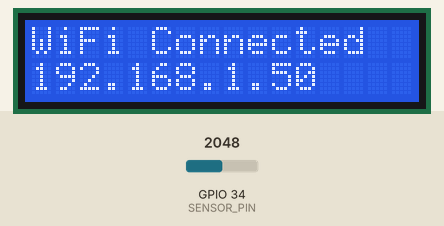
Bench run of a sketch on a simulated ESP32. On the bench: 16×2 character LCD. The test bench sets the inputs (shaded band); at power-on: GPIO 34 (SENSOR_PIN) = 2048. WiFi joins after 1.5 s; servers stay silent unless stated; uploads are accepted with an empty reply; the local clock reads 2024-03-15 10:24:30 at power-on unless the sketch sets it; what the sketch prints to the serial monitor is not drawn.

Above: at 2.2 s.
At 3.4 s:
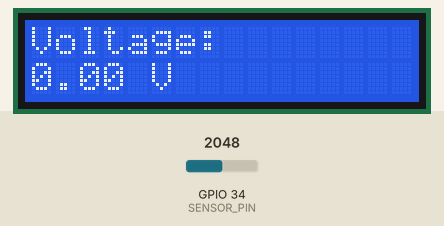

Measured:
- what the display in image 0 shows lasts 1.0 s, from 2.1 s to 3.1 s

The sketch:

esp32_voltage_monitor.ino
```cpp
#include <WiFi.h>
#include <WiFiClientSecure.h>
#include <HTTPClient.h>
#include <UniversalTelegramBot.h>
#include <Wire.h>
#include <hd44780.h>
#include <hd44780ioClass/hd44780_I2Cexp.h>
#include <time.h>

// --- Konfigurasi WiFi ---
const char* ssid = "iot";
const char* password = "12345678";

// --- Konfigurasi Telegram ---
const char* botToken = "7736997193:AAGUJ40CNqCFYX5ZBIWxv_CcyTtlEIgjjmg";
const char* chatID = "1576101845";
WiFiClientSecure telegramClient;
UniversalTelegramBot bot(botToken, telegramClient);

// --- Konfigurasi server website ---
const char* serverURL = "http://192.168.79.141:3001/api/voltage";

// --- LCD ---
hd44780_I2Cexp lcd;

// --- Sensor ---
#define SENSOR_PIN 34
float minVoltage = 999.0;
float maxVoltage = 0.0;
float totalVoltage = 0.0;
int readingCount = 0;

// --- Waktu ---
unsigned long lastSendTime = 1000;
const unsigned long sendInterval = 1000;

void setup() {
  Serial.begin(115200);

  // Inisialisasi LCD
  int status = lcd.begin(16, 2);
  if (status) {
    Serial.println("LCD init failed!");
    while (1);
  }
  lcd.backlight();
  lcd.setCursor(0, 0);
  lcd.print("Connecting WiFi");

  // Koneksi WiFi
  WiFi.begin(ssid, password);
  while (WiFi.status() != WL_CONNECTED) {
    delay(1000);
    Serial.print(".");
  }
  lcd.clear();
  lcd.setCursor(0, 0);
  lcd.print("WiFi Connected");
  lcd.setCursor(0, 1);
  lcd.print(WiFi.localIP());
  Serial.println("WiFi Connected");
  delay(1000);
  lcd.clear();

  telegramClient.setInsecure(); // Telegram HTTPS
  configTime(25200, 0, "pool.ntp.org"); // GMT+7
}

void loop() {
  float voltage = getVoltageAC();
  updateStats(voltage);
  updateLCD(voltage);

  // Kirim ke Telegram jika > 3V
  if (voltage > 3.0) {
    String msg = "⚠️ *Tegangan terdeteksi!*\nTegangan: " + String(voltage, 2) + " V";
    bot.sendMessage(chatID, msg, "Markdown");
    delay(5000); // Hindari spam
  }

  // Kirim ke server setiap 3 detik
  if (millis() - lastSendTime >= sendInterval) {
    sendToServer(voltage);
    lastSendTime = millis();
  }

  delay(1000);
}

float getVoltageAC() {
  const int sampleCount = 1000;
  int sensorValue;
  float maxVal = 0, minVal = 4096;

  for (int i = 0; i < sampleCount; i++) {
    sensorValue = analogRead(SENSOR_PIN);
    if (sensorValue > maxVal) maxVal = sensorValue;
    if (sensorValue < minVal) minVal = sensorValue;
    delayMicroseconds(100);
  }

  float peakToPeak = maxVal - minVal;
  float voltage = (peakToPeak * 3.3 / 4096.0) / 2.0 * 1.414;  // RMS
  voltage = voltage * 220.0;  // Sesuaikan dengan penguatan sensor
  return voltage;
}

void updateStats(float voltage) {
  if (voltage < minVoltage) minVoltage = voltage;
  if (voltage > maxVoltage) maxVoltage = voltage;
  totalVoltage += voltage;
  readingCount++;
}

void updateLCD(float voltage) {
  lcd.setCursor(0, 0);
  lcd.print("Voltage:       ");
  lcd.setCursor(0, 1);
  lcd.print(voltage, 2);
  lcd.print(" V     ");
}

String getTimestamp() {
  struct tm timeinfo;
  if (!getLocalTime(&timeinfo)) return "1970-01-01T00:00:00Z";
  char timestamp[30];
  strftime(timestamp, sizeof(timestamp), "%Y-%m-%dT%H:%M:%SZ", &timeinfo);
  return String(timestamp);
}

void sendToServer(float voltage) {
  if (WiFi.status() == WL_CONNECTED) {
    HTTPClient http;
    http.begin(serverURL);
    http.addHeader("Content-Type", "application/json");

    float avgVoltage = (readingCount > 0) ? totalVoltage / readingCount : 0;

    String json = "{";
    json += "\"deviceId\":\"ESP32_001\",";
    json += "\"voltage\":" + String(voltage, 2) + ",";
    json += "\"minVoltage\":" + String(minVoltage, 2) + ",";
    json += "\"maxVoltage\":" + String(maxVoltage, 2) + ",";
    json += "\"avgVoltage\":" + String(avgVoltage, 2) + ",";
    json += "\"timestamp\":\"" + getTimestamp() + "\"";
    json += "}";

    Serial.println("Sending data: " + json);
    int httpResponseCode = http.POST(json);
    if (httpResponseCode > 0) {
      String response = http.getString();
      Serial.println("✅ Sent to server: " + response);
    } else {
      Serial.println("❌ Server error: " + String(httpResponseCode));
    }
    http.end();
  } else {
    Serial.println("❌ WiFi not connected");
  }
}
```
